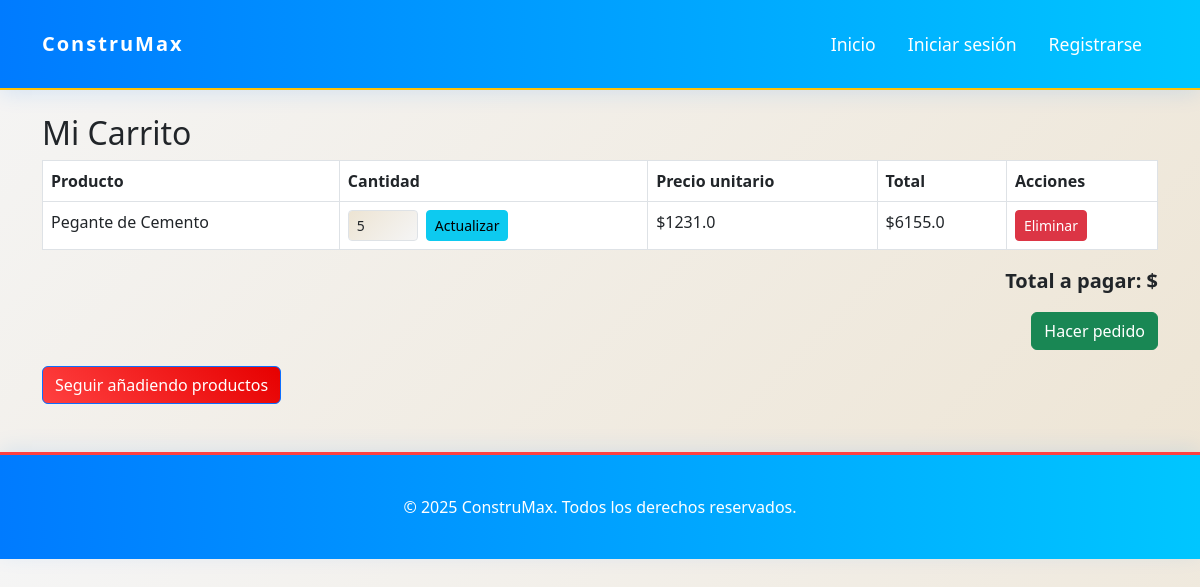
Page /cart/ (signed in) on the earlier database version.
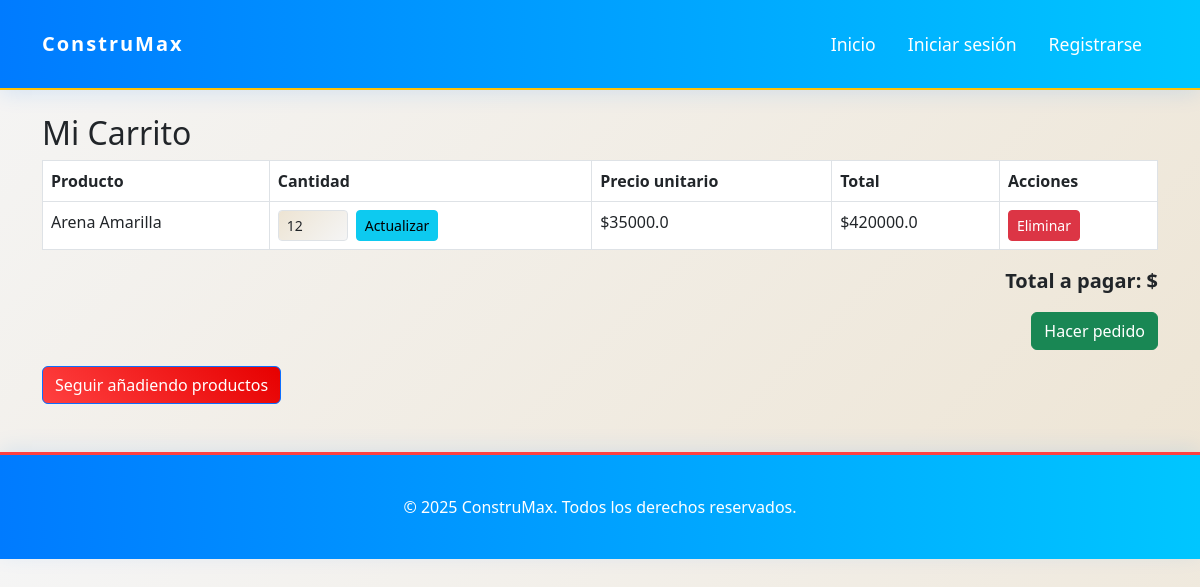
Same page on the later database version.
### app/models/users.py (models this page shows)
class CartItem(db.Model):
    __tablename__ = 'cart_item'
    id = db.Column(db.Integer, primary_key=True)
    cart_id = db.Column(db.Integer, db.ForeignKey('cart.id'))
    product_id = db.Column(db.Integer)
    product_name = db.Column(db.String(100))
    quantity = db.Column(db.Integer, default=1)
    price = db.Column(db.Float)

### app/routes/cart.py (the view)
@bp.route('/')
@login_required
def view_cart():
    cart = Cart.query.filter_by(user_id=current_user.idUser).first()
    items = cart.items if cart else []
    return render_template('cart.html', cart=cart, items=items)

### app/templates/cart.html (shortened to what this page needs)
{% extends 'base.html' %}
{% block content %}
<div class="container mt-4">
    <h2>Mi Carrito</h2>
    {% if items %}
    <table class="table table-bordered">
        <thead>
            <tr>
                <th>Producto</th>
                <th>Cantidad</th>
                <th>Precio unitario</th>
                <th>Total</th>
                <th>Acciones</th>
            </tr>
        </thead>
        <tbody>
            {% set total_general = 0 %}
            {% for item in items %}
            {% set total_item = item.quantity * item.price %}
            {% set total_general = total_general + total_item %}
            <tr>
                <td>{{ item.product_name }}</td>
                <td>
                    <form action="{{ url_for('cart.update_quantity', item_id=item.id) }}" method="post" class="d-inline-flex align-items-center">
                        <input type="number" name="quantity" value="{{ item.quantity }}" min="1" class="form-control form-control-sm me-2" style="width:70px;">
                        <button type="submit" class="btn btn-info btn-sm me-1">Actualizar</button>
                    </form>
                </td>
                <td>${{ item.price }}</td>
                <td>${{ total_item }}</td>
                <td>
                    <form action="{{ url_for('cart.remove_from_cart', item_id=item.id) }}" method="post" style="display:inline;">
                        <button type="submit" class="btn btn-danger btn-sm">Eliminar</button>
                    </form>
                </td>
            </tr>
            {% endfor %}
        </tbody>
    </table>
    <div class="text-end fw-bold fs-5 mb-3">Total a pagar: ${{ total_general if total_general > 0 else total_item }}</div>
    <form action="{{ url_for('orders.create_order') }}" method="post" class="text-end">
        <button type="submit" class="btn btn-success">Hacer pedido</button>
    </form>
    <a href="{{ url_for('auth.dashboard') }}" class="btn btn-primary mt-3"> Seguir añadiendo productos</a>
    {% else %}
    <p>No hay productos en el carrito.</p>
    <a href="{{ url_for('auth.dashboard') }}" class="btn btn-primary mt-3"><i class="fas fa-arrow-left"></i> Ir a la tienda</a>
    {% endif %}
</div>
{% endblock %}

Differences in the rows shown:
changed CartItem: product_name "Pegante de Cemento" → "Arena Amarilla"; quantity "5" → "12"; price "1231.0" → "35000.0"; total_item "6155.0" → "420000.0"
